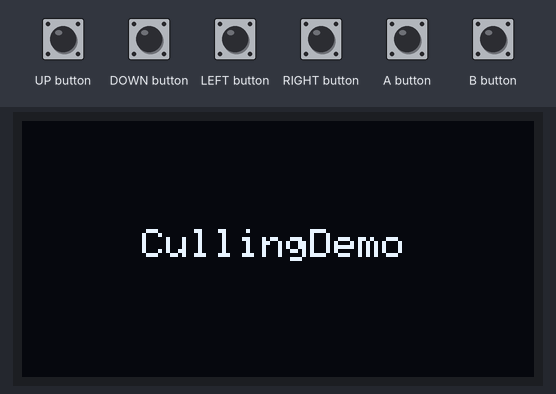
A sketch run on a simulated Arduboy, built with avr-gcc and run on an emulated ATmega32U4. Shown: 128×64 one-colour display. The test bench sets the inputs (shaded band).

Above: at 1.2 s.
1.3 s: A button pressed for 0.15 s
At 2.5 s:
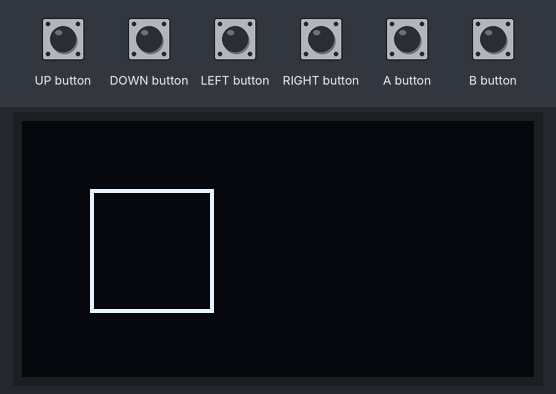
2.9 s: UP button pressed for 1 s
At 4.9 s:
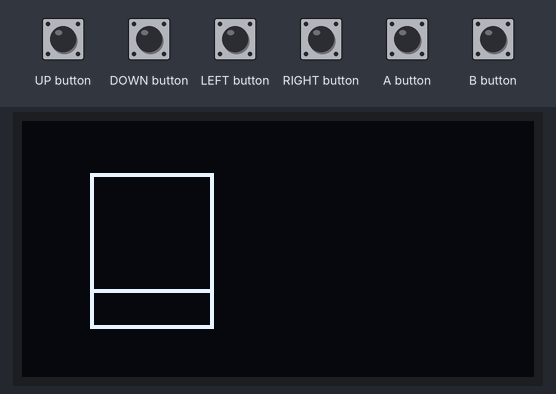
5.4 s: B button pressed for 0.15 s
At 5.8 s:
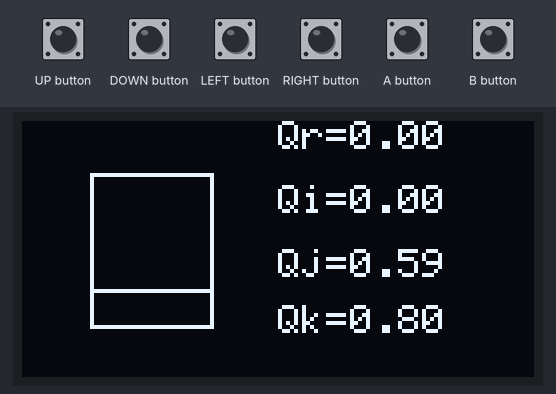
7.0 s: LEFT button pressed for 0.15 s
At 7.09 s:
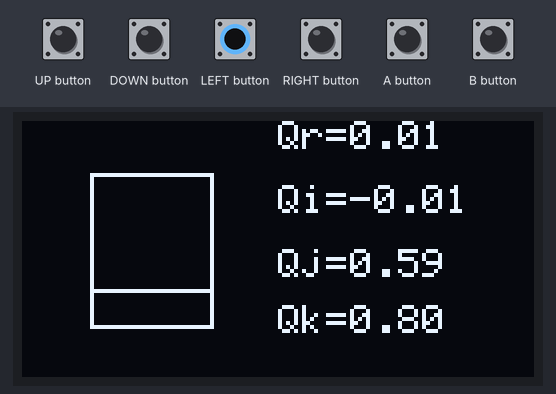
8.6 s: DOWN button pressed for 0.15 s
At 9.8 s:
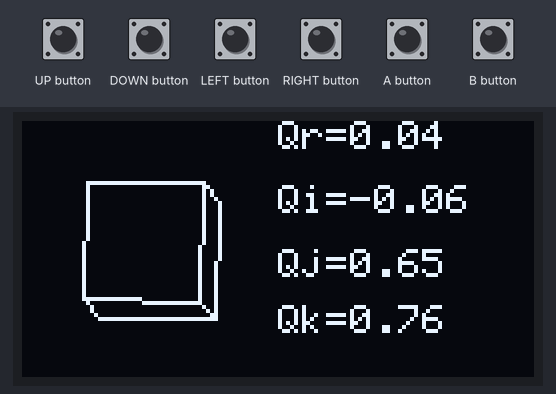
10.2 s: RIGHT button pressed for 0.15 s
At 10.9 s:
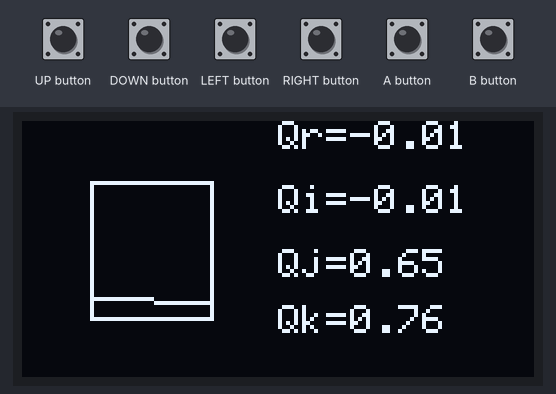
Timing chart, 0 to 12.8 s (numbered marks = the images above; inputs shaded):
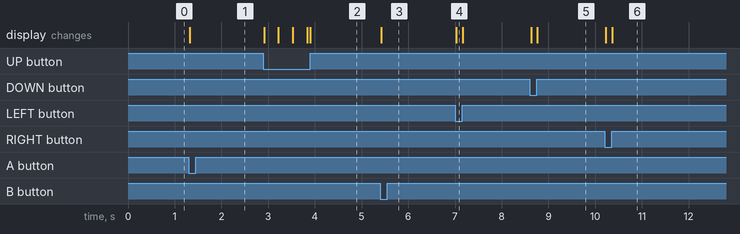

The sketch:

CullingDemo.ino
```cpp
#include <Arduboy2.h>
Arduboy2 arduboy;

String projectName = "CullingDemo";

enum GameState {MAIN_MENU, GAME_PLAYING, GAME_OVER};
GameState gamestate;

int cube[][3] = {
    {-15,-15,-15},
    {15, -15, -15},
    {15, 15, -15},
    {-15, 15, -15},
    {-15,-15,15},
    {15, -15, 15},
    {15, 15, 15},
    {-15, 15, 15}
  };

double display_cube[][3] = {
    {-15,-15,-15},
    {15, -15, -15},
    {15, 15, -15},
    {-15, 15, -15},
    {-15,-15,15},
    {15, -15, 15},
    {15, 15, 15},
    {-15, 15, 15}
  };

  int hiddenPoints[4] = {-1,-1,-1,-1};

  double rot[4] = {0,0,1,0};
  double Qy[4] = {cos(PI/360.0),0,sin(PI/360.0),0};
  double Qx[4] = {cos(PI/360.0),sin(PI/360.0),0,0};
  double Qyn[4] = {cos(-PI/360.0),0,sin(-PI/360.0),0};
  double Qxn[4] = {cos(-PI/360.0),sin(-PI/360.0),0,0};
  bool showUI = false;
  bool correct = false;

void setup() {
  // put your setup code here, to run once:
  arduboy.begin();
  arduboy.setFrameRate(15);
  arduboy.clear();

  gamestate = MAIN_MENU;
}

void loop() {
  arduboy.clear();
  arduboy.pollButtons();

  if(gamestate == MAIN_MENU) {
    displayMainMenu();

    if(arduboy.justPressed(A_BUTTON) || arduboy.justPressed(B_BUTTON)) {
      gamestate = GAME_PLAYING;
    }
  }
  else if(gamestate == GAME_PLAYING) {
    if(arduboy.pressed(LEFT_BUTTON)) {
      applyToRot(Qyn);
    }

    if(arduboy.pressed(DOWN_BUTTON)) {
      applyToRot(Qxn);
    }

    if(arduboy.pressed(UP_BUTTON)) {
      applyToRot(Qx);
    }

    if(arduboy.pressed(RIGHT_BUTTON)) {
      applyToRot(Qy);
    }

    if(arduboy.justPressed(B_BUTTON) || arduboy.justPressed(A_BUTTON)) {
      showUI = !showUI;
    }

    drawCube();
    if(showUI) {
      drawUI();
    }
  }

  arduboy.display();
}

void drawCube() {
  for(byte i = 0; i < 8; i++) {
      calcPos(i);
    }

  for(byte i = 0; i < 8; i++) {
      int newpos[2] = {(int)round(display_cube[i][0])+ 64, (int)round(display_cube[i][1]) + 32};
  }

  hideVertices();

  drawCubeEdge(0, 1);
  drawCubeEdge(0, 3);
  drawCubeEdge(0, 4);
  drawCubeEdge(1, 2);
  drawCubeEdge(1, 5);
  drawCubeEdge(2, 3);
  drawCubeEdge(2, 6);
  drawCubeEdge(3, 7);
  drawCubeEdge(4, 5);
  drawCubeEdge(4, 7);
  drawCubeEdge(5, 6);
  drawCubeEdge(6, 7);
}

void drawCubeEdge(int a, int b) {
  if(!isHidden(a) && !isHidden(b)) {
  arduboy.drawLine(
      (int)round(display_cube[a][0]) + 32,
      (int)round(display_cube[a][1]) + 32,
      (int)round(display_cube[b][0]) + 32,
      (int)round(display_cube[b][1]) + 32
    );
  }
}

void calcPos(int vertex) {

  double x = (double)cube[vertex][0];
  double y = (double)cube[vertex][1];
  double z = (double)cube[vertex][2];
  double p[3] = {x,y,z};
    double* pos_2 = rotatePoint(p,rot);


    display_cube[vertex][0] = pos_2[0];
    display_cube[vertex][1] = pos_2[1];
    display_cube[vertex][2] = pos_2[2];
    free(pos_2);

}

double* cross(double* q, double* r) {
  double* ret = (double*)malloc(4 * sizeof(double));
  ret[0] = r[0]*q[0] - r[1]*q[1] - r[2]*q[2] - r[3]*q[3];
  ret[1] = r[0]*q[1] + r[1]*q[0] - r[2]*q[3] + r[3]*q[2];
  ret[2] = r[0]*q[2] + r[1]*q[3] + r[2]*q[0] - r[3]*q[1];
  ret[3] = r[0]*q[3] - r[1]*q[2] + r[2]*q[1] + r[3]*q[0];
  normalize(ret);
  return ret;
}

double* conjugate(double* q) {
  double* ret = (double*)malloc(4 * sizeof(double));
  ret[0] = q[0];
  ret[1] = -q[1];
  ret[2] = -q[2];
  ret[3] = -q[3];
  return ret;
}

double* rotatePoint(double* p, double* q) {
  double x = p[0];
  double y = p[1];
  double z = p[2];
  double qr = q[0];
  double qi = q[1];
  double qj = q[2];
  double qk = q[3];
  double* ret = (double*)malloc(3 * sizeof(double));

  ret[0] = (1- 2*(qj*qj+qk*qk))*x + 2*(qi*qj-qk*qr)*y + 2*(qi*qk + qj*qr)*z;
  ret[1] = 2*(qi*qj+qk*qr)*x + (1 - 2*(qi*qi+qk*qk))*y + 2*(qj*qk-qi*qr)*z;
  ret[2] = 2*(qi*qk - qj*qr)*x + 2*(qj*qk+qi*qr)*y + (1-2*(qi*qi+qj*qj))*z;

  return ret;
}

void applyToRot(double* r) {
  double* rotated = cross(r, rot);
  for(int i = 0; i < 4; i++) {
    rot[i] = rotated[i];
  }
  free(rotated);
}

void normalize(double* v) {
  double s = sqrt(v[0]*v[0] + v[1]*v[1] + v[2]*v[2] + v[3]*v[3]);
  v[0] /= s;
  v[1] /= s;
  v[2] /= s;
  v[3] /= s;
}

void hideVertices() {
  double lowZ = 40.0;
  for(int i = 0; i < 4; i++) {
    hiddenPoints[i] = -1;
  }
  for(int i = 0; i < 8; i++) {
    if(display_cube[i][2] < lowZ) {
      hiddenPoints[0] = i;
      lowZ = display_cube[i][2];
      for(int j = 1; j < 4; j++) {
        hiddenPoints[j] = -1;
      }
    } else if(display_cube[i][2] == lowZ) {
      for(int j = 0; j < 4; j++) {
        if(hiddenPoints[j] == -1) {
          hiddenPoints[j] = i;
          break;
        }
      }
    }
  }
}

bool isHidden(int x) {
  for(int i = 0; i < 4; i++) {
    if(hiddenPoints[i] == x) {
      return true;
    }
  }
  return false;
}

void drawUI() {

  arduboy.setCursor(64, 0);
  arduboy.print("Qr=");
  arduboy.print(rot[0]);
  arduboy.setCursor(64, 16);
  arduboy.print("Qi=");
  arduboy.print(rot[1]);
  arduboy.setCursor(64, 32);
  arduboy.print("Qj=");
  arduboy.print(rot[2]);
  arduboy.setCursor(64, 46);
  arduboy.print("Qk=");
  arduboy.print(rot[3]);
}

void displayMainMenu() {
    int len = projectName.length();
    len = 3*len+1;
    arduboy.setCursor(64-len,27);
    arduboy.write(projectName.c_str());
}
```

Measured:
- after the input at 1.3 s, the display: changes at once (image 1)
- after the input at 2.9 s, the display: first changes at once (image 2 shows a later state)
- after the input at 5.4 s, the display: changes at once (image 3)
- after the input at 7.0 s, the display: changes at once (image 4)
- after the input at 8.6 s, the display: first changes at once (image 5 shows a later state)
- after the input at 10.2 s, the display: first changes at once (image 6 shows a later state)
